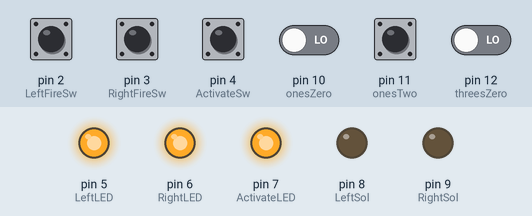
The sketch below on a simulated Arduino Uno, built with avr-gcc and run on an emulated ATmega328P. Parts: output pins drawn as LEDs (lit = HIGH). The test bench sets the inputs (shaded band); at power-on: pin 2 (LeftFireSw), pin 3 (RightFireSw), pin 11 (onesTwo) HIGH, pin 4 (ActivateSw), pin 10 (onesZero), pin 12 (threesZero) LOW.

Above: at 0.1 s.
Timing chart, 0 to 1.6 s (numbered marks = the images above):
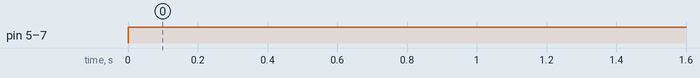

Measured:
- by itself, pin 5 (LeftLED), pin 6 (RightLED), pin 7 (ActivateLED): LOW → HIGH at 0.00 s

The sketch:

Art_Car_Fire.ino
```cpp
/*
Art Car Flame Effect
2015

~-~-~-~-~-~-~-~-QUESTIONS: ~-~-~_~-~-~-~-~-~-~-~-~-
Shold I be using ints where I put bytes instead?

Can I use arrays instead of so much repetition in
  the "determineSequence" function?
*/

//The following go to the pins that control firing the effect
const byte LeftFireSw=2;        //Green button switch for left fire
const byte RightFireSw=3;        //Green button switch for right fire
const byte ActivateSw=4;        //Red button switch to start sequence

//Next are pins that power the LEDs on the control switches
const byte LeftLED=5;          //LED for fire button (Green)
const byte RightLED=6;        //LED for fire button (Green)
const byte ActivateLED=7;      //LED for Activate button (Red)

/*Now we have the pins that trigger the MOSFETs that open
the solenoids and shoot fire.
*/
const byte LeftSol=8;    //Left solenoid
const byte RightSol=9;   //Right solenoid

/*
Next are the input pins for the ternery number switches. These will control
what sequence the Arduino will play when the activate button is pressed.
*/
const byte onesZero=10;    //12's
const byte onesTwo=11;
const byte threesZero=12;
const byte threesSix=13;
const byte ninesZero=A0;
const byte ninesEighteen=A1;
const unsigned long dumbAssTimeOut=300000;  //How long to wait if it's put into
void setup()                                //"Safe Mode."
{
  pinMode(LeftFireSw,INPUT);
  pinMode(RightFireSw,INPUT);
  pinMode(ActivateSw,INPUT);

  pinMode(LeftLED,OUTPUT);
  pinMode(RightLED,OUTPUT);
  pinMode(ActivateLED,OUTPUT);

  pinMode(LeftSol,OUTPUT);
  pinMode(RightSol,OUTPUT);

  pinMode(onesZero,INPUT);
  pinMode(onesTwo,INPUT);
  pinMode(threesZero,INPUT);
  pinMode(threesSix,INPUT);
  pinMode(ninesZero,INPUT);
  pinMode(ninesEighteen,INPUT);

}

void loop()
{
  turnOnLEDs();    //Turns on all LED control lights, indicating it's ready

  byte selectedSequence = determineSequence();


  digitalRead(LeftFireSw);  //These 3 lines check the switches so the
  digitalRead(RightFireSw); //program can figure out what to do next.
  digitalRead(ActivateSw);

  if (ActivateSw==HIGH) activateIsPressed();
}


/*
What follows is a function to determine what to do when someone
presses the activate button. Tt determines whether the operator
is trying to send the program into idle mode, or if he is
calling for a fire sequence.
*/
void activateIsPressed()
{
  //To be filled in later
}
void dumbAss()
{
  digitalWrite(LeftSol,LOW);
  digitalWrite(RightSol,LOW);
  turnOffLEDs;
  delay(dumbAssTimeOut);
}


/*
Teh following function turns on all teh LEDs.
*/
void turnOnLEDs()
{
  digitalWrite(LeftLED,HIGH);
  digitalWrite(RightLED,HIGH);
  digitalWrite(ActivateLED,HIGH);
}


void turnOffLEDs() //Shuts off all LEDs
{
  digitalWrite(LeftLED,LOW);
  digitalWrite(RightLED,LOW);
  digitalWrite(ActivateLED,LOW);
}

byte determineSequence()  //Can I use array??
{
  if (digitalRead(onesZero) == HIGH &&
      digitalRead(onesTwo) == LOW &&
      digitalRead(threesZero) == HIGH &&
      digitalRead(threesSix) == LOW &&
      digitalRead(ninesZero) == HIGH &&
      digitalRead(ninesEighteen) == LOW)
        return 0;      //sequence 0 is active

  if (digitalRead(onesZero) == LOW &&
      digitalRead(onesTwo) == LOW &&
      digitalRead(threesZero) == HIGH &&
      digitalRead(threesSix) == LOW &&
      digitalRead(ninesZero) == HIGH &&
      digitalRead(ninesEighteen) == LOW)
        return 1;      //sequence 1 is active

  if (digitalRead(onesZero) == LOW &&
      digitalRead(onesTwo) == HIGH &&
      digitalRead(threesZero) == HIGH &&
      digitalRead(threesSix) == LOW &&
      digitalRead(ninesZero) == HIGH &&
      digitalRead(ninesEighteen) == LOW)
        return 2;      //sequence 2 is active

  if (digitalRead(onesZero) == HIGH &&
      digitalRead(onesTwo) == LOW &&
      digitalRead(threesZero) == LOW &&
      digitalRead(threesSix) == LOW &&
      digitalRead(ninesZero) == HIGH &&
      digitalRead(ninesEighteen) == LOW)
        return 3;      //sequence 3 is active

  if (digitalRead(onesZero) == LOW &&
      digitalRead(onesTwo) == LOW &&
      digitalRead(threesZero) == LOW &&
      digitalRead(threesSix) == LOW &&
      digitalRead(ninesZero) == HIGH &&
      digitalRead(ninesEighteen) == LOW)
        return 4;    // sequence 4 is active
 //AND SO ON...
}
```
